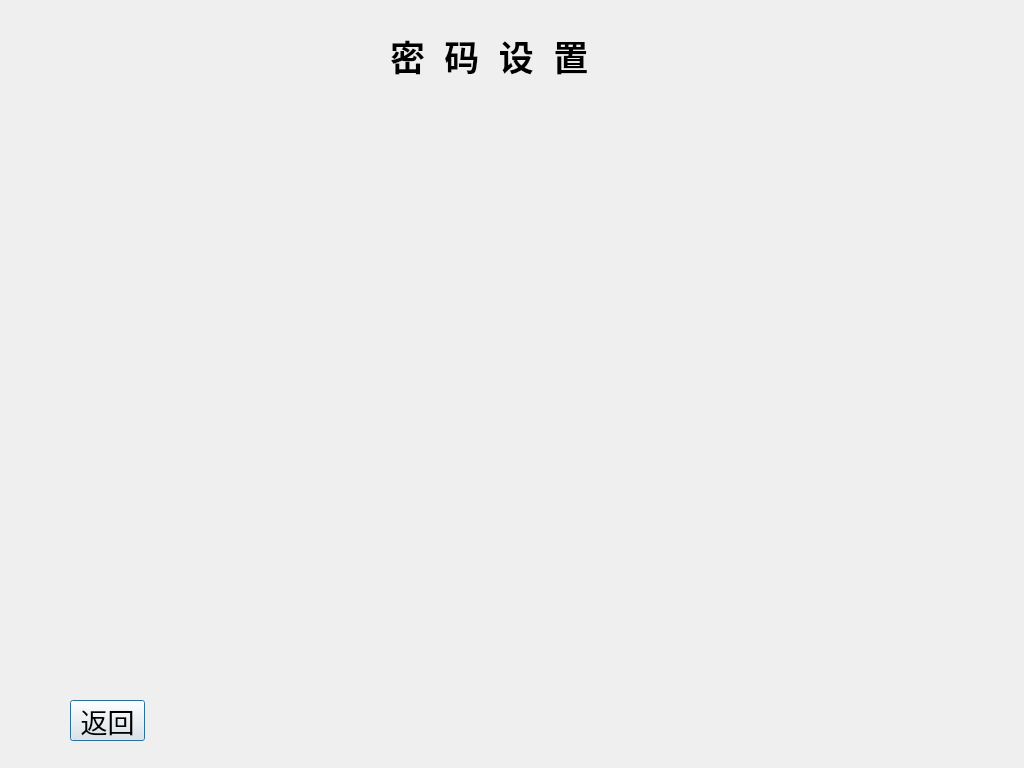
<ui version="4.0" >
 <class>passwordClass</class>
 <widget class="QDialog" name="passwordClass" >
  <property name="windowModality" >
   <enum>Qt::NonModal</enum>
  </property>
  <property name="geometry" >
   <rect>
    <x>0</x>
    <y>0</y>
    <width>1024</width>
    <height>768</height>
   </rect>
  </property>
  <property name="windowTitle" >
   <string>password</string>
  </property>
  <widget class="QLabel" name="label" >
   <property name="geometry" >
    <rect>
     <x>390</x>
     <y>30</y>
     <width>301</width>
     <height>51</height>
    </rect>
   </property>
   <property name="text" >
    <string>&lt;!DOCTYPE HTML PUBLIC "-//W3C//DTD HTML 4.0//EN" "http://www.w3.org/TR/REC-html40/strict.dtd">
&lt;html>&lt;head>&lt;meta name="qrichtext" content="1" />&lt;style type="text/css">
p, li { white-space: pre-wrap; }
&lt;/style>&lt;/head>&lt;body style=" font-family:'宋体'; font-size:9pt; font-weight:400; font-style:normal;">
&lt;p style=" margin-top:0px; margin-bottom:0px; margin-left:0px; margin-right:0px; -qt-block-indent:0; text-indent:0px;">&lt;span style=" font-size:26pt; font-weight:600;">密  码  设  置&lt;/span>&lt;/p>&lt;/body>&lt;/html></string>
   </property>
  </widget>
  <widget class="QPushButton" name="pushButton" >
   <property name="geometry" >
    <rect>
     <x>70</x>
     <y>700</y>
     <width>75</width>
     <height>41</height>
    </rect>
   </property>
   <property name="font" >
    <font>
     <pointsize>20</pointsize>
    </font>
   </property>
   <property name="text" >
    <string>返回</string>
   </property>
  </widget>
 </widget>
 <layoutdefault spacing="6" margin="11" />
 <resources/>
 <connections/>
</ui>
